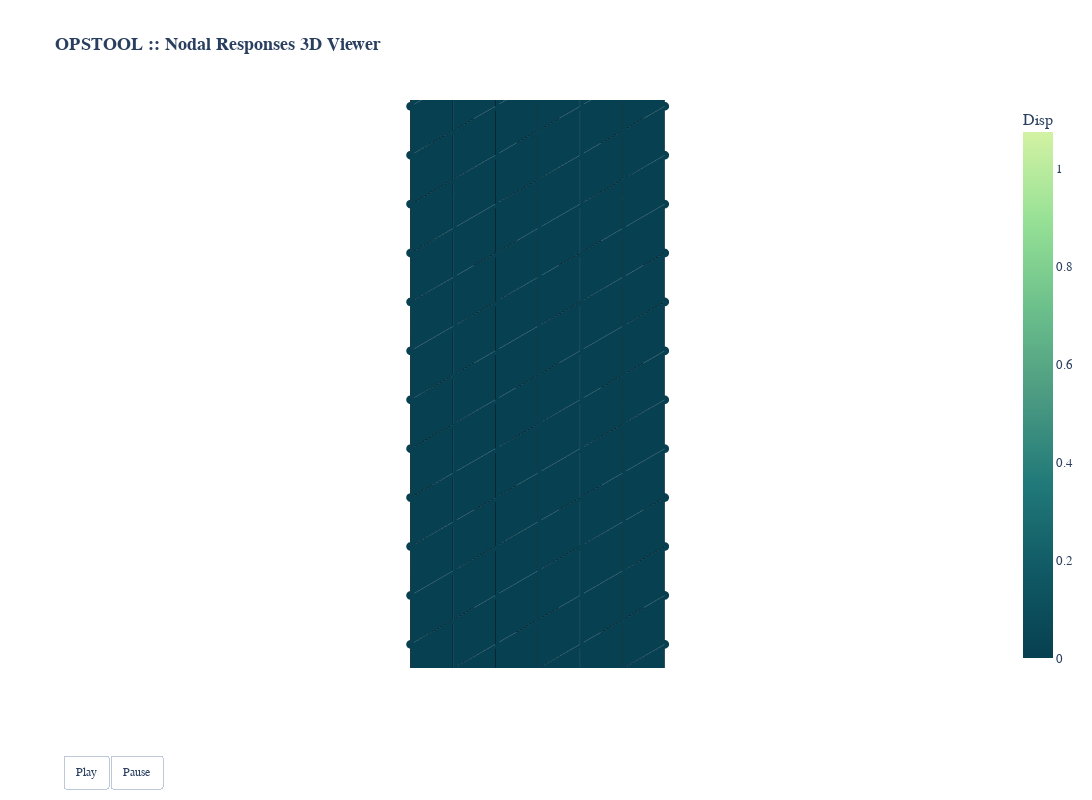

The notebook cell saved with this chart:
### Code cell
# Para visualizar deformaciones nodales
opsvis.set_plot_props(cmap="emrld_r", point_size=3.0, notebook=True)
fig = opsvis.plot_nodal_responses_animation(
    odb_tag=1,                      # tag de la base de datos
    scale= 3.0,                     # escala de la deformada 
    show_defo=True,
    show_undeformed=True,
    resp_type="disp",               # tipo de respuesta (deformaciones)
    resp_dof=("UX", "UY", "UZ"),    # grados de libertad a visualizar
    unit_symbol="cm",                # unidad
    unit_factor=100.0,              # factor de conversión de la unidad
    show_bc=True,                   # para ver las condiciones de frontera
    bc_scale=3.0,                   # Escala de las condiciones de frontera
    style="surface"                 # estilo de visualización
)
fig.update_layout(width=1200, height=800)
fig.write_html("animacion_deformaciones.html")
fig.show()

### Figure 1 — Plotly figure (JSON) as saved in the notebook; plotly's stock layout.template omitted (floating-point values rounded to 4 significant figures; data arrays with more than 128 entries replaced by an {"elided": "..."} marker saying what was removed)
{"data": [{"connectgaps": false, "hoverinfo": "skip", "line": {"color": "#15b01a", "width": 1}, "mode": "lines", "name": "BC", "type": "scatter3d", "x": [0.0, 0.0, 0.0, 0.0, 0.0, NaN, -0.18, 0.18, 0.18, -0.18, -0.18, NaN, -0.18, 0.18, 0.18, -0.18, -0.18, NaN, 0.5, 0.5, 0.5, 0.5, 0.5, NaN, 0.32, 0.68, 0.68, 0.32, 0.32, NaN, 0.32, 0.68, 0.68, 0.32, 0.32, NaN, 1.0, 1.0, 1.0, 1.0, 1.0, NaN, 0.82, 1.18, 1.18, 0.82, 0.82, NaN, 0.82, 1.18, 1.18, 0.82, 0.82, NaN, 1.5, 1.5, 1.5, 1.5, 1.5, NaN, 1.32, 1.68, 1.68, 1.32, 1.32, NaN, 1.32, 1.68, 1.68, 1.32, 1.32, NaN, 2.0, 2.0, 2.0, 2.0, 2.0, NaN, 1.82, 2.18, 2.18, 1.82, 1.82, NaN, 1.82, 2.18, 2.18, 1.82, 1.82, NaN, 2.5, 2.5, 2.5, 2.5, 2.5, NaN, 2.32, 2.68, 2.68, 2.32, 2.32, NaN, 2.32, 2.68, 2.68, 2.32, 2.32, NaN, 3.0, 3.0, 3.0, 3.0, 3.0, NaN, 2.82, 3.18, 3.18, 2.82, 2.82, NaN, 2.82, 3.18, 3.18, 2.82, 2.82, NaN], "y": [-0.18, 0.18, 0.18, -0.18, -0.18, NaN, 0.0, 0.0, 0.0, 0.0, 0.0, NaN, -0.18, -0.18, 0.18, 0.18, -0.18, NaN, -0.18, 0.18, 0.18, -0.18, -0.18, NaN, 0.0, 0.0, 0.0, 0.0, 0.0, NaN, -0.18, -0.18, 0.18, 0.18, -0.18, NaN, -0.18, 0.18, 0.18, -0.18, -0.18, NaN, 0.0, 0.0, 0.0, 0.0, 0.0, NaN, -0.18, -0.18, 0.18, 0.18, -0.18, NaN, -0.18, 0.18, 0.18, -0.18, -0.18, NaN, 0.0, 0.0, 0.0, 0.0, 0.0, NaN, -0.18, -0.18, 0.18, 0.18, -0.18, NaN, -0.18, 0.18, 0.18, -0.18, -0.18, NaN, 0.0, 0.0, 0.0, 0.0, 0.0, NaN, -0.18, -0.18, 0.18, 0.18, -0.18, NaN, -0.18, 0.18, 0.18, -0.18, -0.18, NaN, 0.0, 0.0, 0.0, 0.0, 0.0, NaN, -0.18, -0.18, 0.18, 0.18, -0.18, NaN, -0.18, 0.18, 0.18, -0.18, -0.18, NaN, 0.0, 0.0, 0.0, 0.0, 0.0, NaN, -0.18, -0.18, 0.18, 0.18, -0.18, NaN], "z": [-0.18, -0.18, 0.18, 0.18, -0.18, NaN, -0.18, -0.18, 0.18, 0.18, -0.18, NaN, 0.0, 0.0, 0.0, 0.0, 0.0, NaN, -0.18, -0.18, 0.18, 0.18, -0.18, NaN, -0.18, -0.18, 0.18, 0.18, -0.18, NaN, 0.0, 0.0, 0.0, 0.0, 0.0, NaN, -0.18, -0.18, 0.18, 0.18, -0.18, NaN, -0.18, -0.18, 0.18, 0.18, -0.18, NaN, 0.0, 0.0, 0.0, 0.0, 0.0, NaN, -0.18, -0.18, 0.18, 0.18, -0.18, NaN, -0.18, -0.18, 0.18, 0.18, -0.18, NaN, 0.0, 0.0, 0.0, 0.0, 0.0, NaN, -0.18, -0.18, 0.18, 0.18, -0.18, NaN, -0.18, -0.18, 0.18, 0.18, -0.18, NaN, 0.0, 0.0, 0.0, 0.0, 0.0, NaN, -0.18, -0.18, 0.18, 0.18, -0.18, NaN, -0.18, -0.18, 0.18, 0.18, -0.18, NaN, 0.0, 0.0, 0.0, 0.0, 0.0, NaN, -0.18, -0.18, 0.18, 0.18, -0.18, NaN, -0.18, -0.18, 0.18, 0.18, -0.18, NaN, 0.0, 0.0, 0.0, 0.0, 0.0, NaN]}, {"connectgaps": false, "hoverinfo": "skip", "line": {"color": "#738595", "width": 1.5}, "mode": "lines", "name": "", "type": "scatter3d", "x": {"elided": "648 float values"}, "y": {"elided": "648 float values"}, "z": {"elided": "648 float values"}}, {"cmax": 0, "cmin": 0, "coloraxis": "coloraxis", "hoverinfo": "skip", "i": {"elided": "216 int values"}, "intensity": {"elided": "432 float values"}, "j": {"elided": "216 int values"}, "k": {"elided": "216 int values"}, "opacity": 1, "text": {"elided": "432 float values"}, "type": "mesh3d", "x": {"elided": "432 float values"}, "y": {"elided": "432 float values"}, "z": {"elided": "432 float values"}}, {"connectgaps": false, "hoverinfo": "skip", "line": {"color": "black", "width": 1}, "mode": "lines", "name": "Edge", "type": "scatter3d", "x": {"elided": "648 float values"}, "y": {"elided": "648 float values"}, "z": {"elided": "648 float values"}}, {"hoverinfo": "skip", "marker": {"cmax": 0, "cmin": 0, "color": {"elided": "133 float values"}, "coloraxis": "coloraxis", "size": 3}, "mode": "markers", "name": "disp", "type": "scatter3d", "x": {"elided": "133 float values"}, "y": {"elided": "133 float values"}, "z": {"elided": "133 float values"}}], "layout": {"autosize": true, "coloraxis": {"cmax": 1.074, "cmin": 0, "colorbar": {"tickfont": {"size": 13}, "title": {"text": "Disp"}}, "colorscale": [[0, "rgb(7, 64, 80)"], [0.1667, "rgb(16, 89, 101)"], [0.3333, "rgb(33, 122, 121)"], [0.5, "rgb(76, 155, 130)"], [0.6667, "rgb(108, 192, 139)"], [0.8333, "rgb(151, 225, 150)"], [1, "rgb(211, 242, 163)"]], "showscale": true}, "font": {"family": "Arial, sans-serif"}, "height": 800, "scene": {"aspectmode": "data", "aspectratio": {"x": 1, "y": 1, "z": 1}, "camera": {"eye": {"x": -3.5, "y": -3.5, "z": 3.5}, "projection": {"type": "orthographic"}}, "xaxis": {"showgrid": false, "visible": false, "zeroline": false}, "yaxis": {"showgrid": false, "visible": false, "zeroline": false}, "zaxis": {"showgrid": false, "visible": false, "zeroline": false}}, "showlegend": false, "title": {"font": {"size": 18}, "text": "<b>OPSTOOL :: Nodal Responses 3D Viewer</b><br><br>"}, "updatemenus": [{"buttons": [{"args": [null, {"frame": {"duration": 500}, "fromcurrent": true, "mode": "immediate", "transition": {"duration": 500, "easing": "linear"}}], "label": "Play", "method": "animate"}, {"args": [[null], {"frame": {"duration": 0}, "fromcurrent": true, "mode": "immediate", "transition": {"duration": 0, "easing": "linear"}}], "label": "Pause", "method": "animate"}], "direction": "left", "pad": {"r": 10, "t": 87}, "showactive": false, "type": "buttons", "x": 0.1, "xanchor": "right", "y": 0, "yanchor": "top"}], "width": 1200}}
